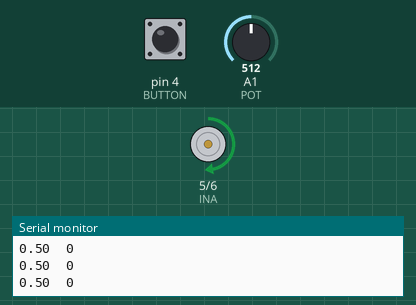
This sketch was run on a simulated Arduino Uno, built with avr-gcc and run on an emulated ATmega328P. On the bench: motor-driver pin pairs drawn as motors (green arrow = first pin HIGH = forward, orange = second pin HIGH = backward, longer = more drive, scaled by the enable pin), the last lines printed to the serial monitor. Inputs (shaded band) come from the test bench; at power-on: A1 (POT) = 512, pin 4 (BUTTON) HIGH.

Above: at 1.8 s.
1.9 s: A1 (POT) set to 716
At 2.7 s:
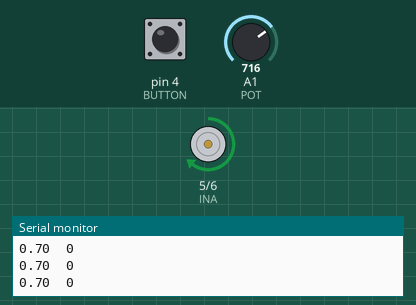
3.4 s: A1 (POT) set to 900
At 3.8 s:
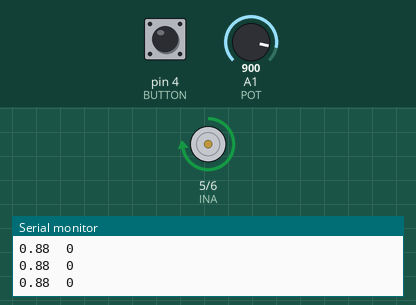
4.9 s: A1 (POT) set to 122
At 6.1 s:
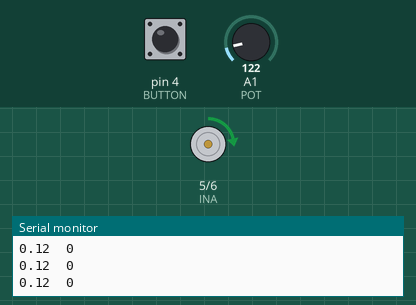
6.4 s: A1 (POT) set to 511
At 7.4 s:
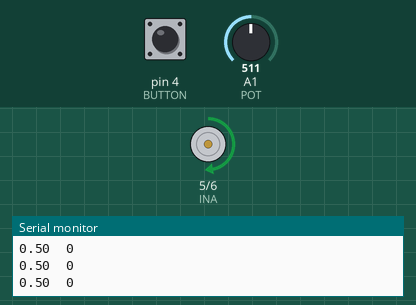
Timing chart, 0 to 8.9 s (numbered marks = the images above; inputs shaded):
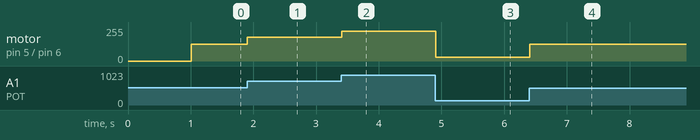

The sketch:

Friction_estimation.ino
```cpp
/*
  This program is used to estimate the static friction of the motor

  There are two possibilities:
  - manual mode: use a potentiometer to set the pwm signal and check when the motor starts spinning
  - automatic mode: sweep an array of pwm values and measure speed (with arduino) and current (with a multimeter)
*/

#include "AS5600.h"
#include "Wire.h"

// Only one should be active at once
#define MANUAL_MODE
//#define AUTO_MODE

// Arduino UNO: SCL:A5 SDA:A4
AS5600 encoder;

// L298N
#define INA 5
#define INB 6
#define EN 3
const int PWM_PIN = INA;

// Potentiometer
#define POT A1

// Control button
#define BUTTON 4

uint32_t Ts = 10000;  // us
uint32_t t_start = 0;

// Overload of map() that accept float as input
long map(float x, float in_min, float in_max, long out_min, long out_max) {
  return (x - in_min) * (out_max - out_min) / (in_max - in_min) + out_min;
}

// Take a float dutycycle in [-1,1], and "write" the correct configuration of the l298n driver
// NB: Saturation sould be detected before calling this function!!!
int setPWM(float dutycycle) {
  // Throw an error if saturation is detected. The saturation must be done outside!
  if (abs(dutycycle) > 1) {
    Serial.println("Saturation detected!");
    setPWM(0);
    exit(0);
  }

  // Set the correct direction
  if ( dutycycle >= 0 ) {
    digitalWrite(INB, 0);
  }
  else {
    digitalWrite(INB, 1);
    dutycycle = 1+dutycycle;  // We are in forward brake!
  }

  // Compute the int value of the pwm in the range [0,255]
  int pwm = map(dutycycle, 0, 1, 0, 255);
  analogWrite(PWM_PIN, pwm);

  return pwm;
}

void setup() {
  pinMode(INA, OUTPUT);
  pinMode(INB, OUTPUT);
  pinMode(EN, OUTPUT);

  pinMode(POT, INPUT);

  // Change this depending on the configuration
  digitalWrite(INB, 0);
  digitalWrite(INA, 0);
  digitalWrite(EN, 1);

  pinMode(BUTTON, INPUT);

  // Increase the baudrate to speed things up
  Serial.begin(115200);
  Serial.println("\n===================================\nProgram started");

  // From the library example
  Wire.begin();
  Wire.setClock(800000);
  encoder.begin(2);
  //encoder.setDirection(AS5600_CLOCK_WISE);
  Serial.print("AS5600 connect: "); Serial.println(encoder.isConnected());

  // Wait for the button to be pressed
  Serial.println("Press the button to start the experiment");
  while(!digitalRead(BUTTON)); delay(1000);
  Serial.println("Starting the experiment");

  #ifdef MANUAL_MODE
    while(true) {
      // Read the potentiometer and set the correct dutycycle
      int potValue = analogRead(POT);
      float dc = potValue / 1023.0;
      setPWM(dc);

      Serial.print(dc); Serial.print("\t"); Serial.println(encoder.getAngularSpeed(AS5600_MODE_RADIANS));

      delay(Ts/1000);
    }
  #endif

  #ifdef AUTO_MODE
    // Sweep a set of dutycycle values
    // For each value, measure speed and current
    Serial.print("[ ");
    for (float dutycycle = 0.12; dutycycle < 0.30; dutycycle+=0.01) {
      setPWM(dutycycle);
      delay(1000);  // Skip the transient

      // Initialize speed
      float speed = 0;
      encoder.getAngularSpeed();

      // Wait for the motor to be at a stable speed. When it is, press the button to print the data and go to the next value
      while(!digitalRead(BUTTON)) {
        speed += 0.999 * ( encoder.getAngularSpeed(AS5600_MODE_RADIANS) - speed ); // Mean with forgetting factor
        delay(Ts/1000);
      }

      Serial.print(dutycycle); Serial.print(", "); Serial.print(speed); Serial.println("; ");
    }
    Serial.println("]");
  #endif

}

void loop() {
  // put your main code here, to run repeatedly:

}
```

Measured:
- after the input at 1.9 s, motor on pin 5 (INA) / pin 6 (INB): forward 127/255 → forward 178/255 at once
- after the input at 3.4 s, motor on pin 5 (INA) / pin 6 (INB): forward 178/255 → forward 224/255 at once
- after the input at 4.9 s, motor on pin 5 (INA) / pin 6 (INB): forward 224/255 → forward 30/255 at once
- after the input at 6.4 s, motor on pin 5 (INA) / pin 6 (INB): forward 30/255 → forward 127/255 at once
